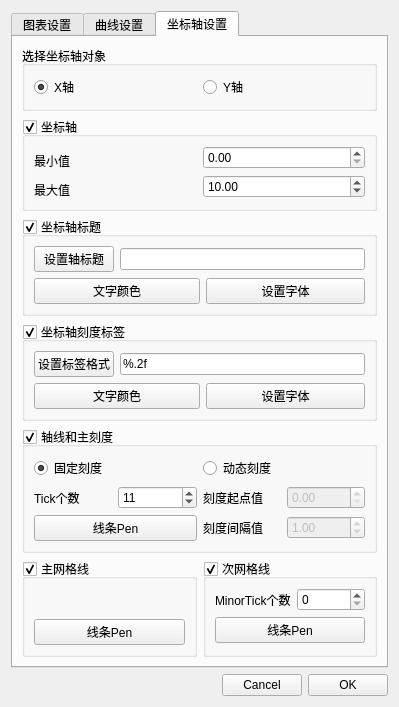
<?xml version="1.0" encoding="UTF-8"?>
<ui version="4.0">
 <class>Dialog</class>
 <widget class="QDialog" name="Dialog">
  <property name="geometry">
   <rect>
    <x>0</x>
    <y>0</y>
    <width>399</width>
    <height>634</height>
   </rect>
  </property>
  <property name="windowTitle">
   <string>Dialog</string>
  </property>
  <layout class="QVBoxLayout" name="verticalLayout">
   <item>
    <widget class="QTabWidget" name="tabWidget">
     <property name="currentIndex">
      <number>2</number>
     </property>
     <property name="usesScrollButtons">
      <bool>true</bool>
     </property>
     <widget class="QWidget" name="tab1_figure_option">
      <attribute name="title">
       <string>图表设置</string>
      </attribute>
      <layout class="QVBoxLayout" name="verticalLayout_3">
       <item>
        <widget class="QGroupBox" name="gBox_title">
         <property name="title">
          <string>标题</string>
         </property>
         <property name="checkable">
          <bool>true</bool>
         </property>
         <layout class="QGridLayout" name="gridLayout_3" columnstretch="1,1,1,1">
          <item row="0" column="0">
           <widget class="QPushButton" name="btn_title_name">
            <property name="text">
             <string>设置标题</string>
            </property>
           </widget>
          </item>
          <item row="0" column="1" colspan="3">
           <widget class="QLineEdit" name="ledit_title">
            <property name="text">
             <string>简单函数曲线</string>
            </property>
           </widget>
          </item>
          <item row="1" column="2" colspan="2">
           <widget class="QPushButton" name="btn_title_font">
            <property name="text">
             <string>文字字体</string>
            </property>
           </widget>
          </item>
          <item row="1" column="0" colspan="2">
           <widget class="QPushButton" name="btn_title_color">
            <property name="text">
             <string>文字颜色</string>
            </property>
           </widget>
          </item>
         </layout>
        </widget>
       </item>
       <item>
        <widget class="QGroupBox" name="gBox_legend">
         <property name="title">
          <string>图例</string>
         </property>
         <property name="checkable">
          <bool>true</bool>
         </property>
         <layout class="QGridLayout" name="gridLayout_2">
          <item row="1" column="1">
           <widget class="QRadioButton" name="tbtn_legend_right">
            <property name="text">
             <string>右方</string>
            </property>
           </widget>
          </item>
          <item row="1" column="0">
           <widget class="QRadioButton" name="rbtn_legend_left">
            <property name="text">
             <string>左方</string>
            </property>
           </widget>
          </item>
          <item row="0" column="0">
           <widget class="QRadioButton" name="rbtn_legend_top">
            <property name="text">
             <string>上方</string>
            </property>
            <property name="checked">
             <bool>true</bool>
            </property>
           </widget>
          </item>
          <item row="2" column="1">
           <widget class="QPushButton" name="btn_legend_font">
            <property name="text">
             <string>文字字体</string>
            </property>
           </widget>
          </item>
          <item row="0" column="1">
           <widget class="QRadioButton" name="rbtn_legend_bottom">
            <property name="text">
             <string>下方</string>
            </property>
           </widget>
          </item>
          <item row="2" column="0">
           <widget class="QPushButton" name="btn_legend_color">
            <property name="text">
             <string>文字颜色</string>
            </property>
           </widget>
          </item>
         </layout>
        </widget>
       </item>
       <item>
        <widget class="QGroupBox" name="gBox_theme_2">
         <property name="title">
          <string>主题</string>
         </property>
         <layout class="QGridLayout" name="gridLayout_5" columnstretch="1,3">
          <item row="0" column="0">
           <widget class="QLabel" name="label_animation_2">
            <property name="text">
             <string>动画</string>
            </property>
           </widget>
          </item>
          <item row="0" column="1">
           <widget class="QComboBox" name="cbox_animation_2">
            <item>
             <property name="text">
              <string>NoAnimation</string>
             </property>
            </item>
            <item>
             <property name="text">
              <string>GridAxisAnimations</string>
             </property>
            </item>
            <item>
             <property name="text">
              <string>SeriesAnimations</string>
             </property>
            </item>
            <item>
             <property name="text">
              <string>AllAnimations</string>
             </property>
            </item>
           </widget>
          </item>
          <item row="1" column="0">
           <widget class="QLabel" name="label_theme_2">
            <property name="text">
             <string>主题</string>
            </property>
           </widget>
          </item>
          <item row="1" column="1">
           <widget class="QComboBox" name="cbox_theme_2">
            <item>
             <property name="text">
              <string>Light</string>
             </property>
            </item>
            <item>
             <property name="text">
              <string>BlueCerulean</string>
             </property>
            </item>
            <item>
             <property name="text">
              <string>Dark</string>
             </property>
            </item>
            <item>
             <property name="text">
              <string>BrownSand</string>
             </property>
            </item>
            <item>
             <property name="text">
              <string>BlueNcs</string>
             </property>
            </item>
            <item>
             <property name="text">
              <string>HighContrast</string>
             </property>
            </item>
            <item>
             <property name="text">
              <string>BlueIcy</string>
             </property>
            </item>
            <item>
             <property name="text">
              <string>Qt</string>
             </property>
            </item>
           </widget>
          </item>
         </layout>
        </widget>
       </item>
      </layout>
     </widget>
     <widget class="QWidget" name="tab1_line_option">
      <attribute name="title">
       <string>曲线设置</string>
      </attribute>
      <layout class="QVBoxLayout" name="verticalLayout_2" stretch="5,2,4">
       <item>
        <widget class="QGroupBox" name="groupBox">
         <property name="title">
          <string>曲线属性设置</string>
         </property>
         <property name="checkable">
          <bool>true</bool>
         </property>
         <layout class="QGridLayout" name="gridLayout">
          <item row="0" column="1" colspan="2">
           <widget class="QComboBox" name="cbox_line_style"/>
          </item>
          <item row="2" column="0">
           <widget class="QLabel" name="label_3">
            <property name="text">
             <string>颜 色</string>
            </property>
           </widget>
          </item>
          <item row="2" column="2">
           <spacer name="horizontalSpacer_2">
            <property name="orientation">
             <enum>Qt::Horizontal</enum>
            </property>
            <property name="sizeHint" stdset="0">
             <size>
              <width>98</width>
              <height>20</height>
             </size>
            </property>
           </spacer>
          </item>
          <item row="1" column="0">
           <widget class="QLabel" name="label_2">
            <property name="text">
             <string>线 宽</string>
            </property>
           </widget>
          </item>
          <item row="2" column="1">
           <widget class="QPushButton" name="btn_line_color">
            <property name="autoFillBackground">
             <bool>true</bool>
            </property>
            <property name="text">
             <string/>
            </property>
            <property name="flat">
             <bool>false</bool>
            </property>
           </widget>
          </item>
          <item row="1" column="2">
           <spacer name="horizontalSpacer">
            <property name="orientation">
             <enum>Qt::Horizontal</enum>
            </property>
            <property name="sizeHint" stdset="0">
             <size>
              <width>56</width>
              <height>20</height>
             </size>
            </property>
           </spacer>
          </item>
          <item row="1" column="1">
           <widget class="QSpinBox" name="sbox_line_width">
            <property name="minimumSize">
             <size>
              <width>100</width>
              <height>0</height>
             </size>
            </property>
            <property name="minimum">
             <number>1</number>
            </property>
            <property name="maximum">
             <number>100</number>
            </property>
           </widget>
          </item>
          <item row="0" column="0">
           <widget class="QLabel" name="label">
            <property name="text">
             <string>线 型</string>
            </property>
           </widget>
          </item>
          <item row="3" column="0">
           <widget class="QLabel" name="label_alpha">
            <property name="text">
             <string>透明度</string>
            </property>
           </widget>
          </item>
          <item row="3" column="1" colspan="2">
           <widget class="QSlider" name="slider_alpha">
            <property name="value">
             <number>99</number>
            </property>
            <property name="orientation">
             <enum>Qt::Horizontal</enum>
            </property>
           </widget>
          </item>
         </layout>
        </widget>
       </item>
       <item>
        <widget class="QGroupBox" name="gBox_dot">
         <property name="title">
          <string>数据点</string>
         </property>
         <property name="checkable">
          <bool>true</bool>
         </property>
         <property name="checked">
          <bool>false</bool>
         </property>
         <layout class="QHBoxLayout" name="horizontalLayout_3">
          <item>
           <widget class="QLabel" name="lable_dot_size">
            <property name="text">
             <string>数据点大小</string>
            </property>
           </widget>
          </item>
          <item>
           <widget class="QDoubleSpinBox" name="dsbox_dot_size">
            <property name="singleStep">
             <double>0.500000000000000</double>
            </property>
            <property name="value">
             <double>5.000000000000000</double>
            </property>
           </widget>
          </item>
          <item>
           <widget class="QPushButton" name="btn_dot_color">
            <property name="text">
             <string>数据点颜色</string>
            </property>
           </widget>
          </item>
         </layout>
        </widget>
       </item>
       <item>
        <widget class="QGroupBox" name="gBox_tag">
         <property name="title">
          <string>数据点标签</string>
         </property>
         <property name="checkable">
          <bool>true</bool>
         </property>
         <property name="checked">
          <bool>false</bool>
         </property>
         <layout class="QGridLayout" name="gridLayout_6">
          <item row="0" column="0">
           <widget class="QPushButton" name="btn_tag_color">
            <property name="text">
             <string>标签颜色</string>
            </property>
           </widget>
          </item>
          <item row="0" column="1">
           <widget class="QPushButton" name="btn_tag_font">
            <property name="text">
             <string>标签字体</string>
            </property>
           </widget>
          </item>
          <item row="1" column="0" colspan="2">
           <widget class="QGroupBox" name="gBox_tag_type">
            <property name="title">
             <string>标签格式</string>
            </property>
            <layout class="QVBoxLayout" name="verticalLayout_4">
             <item>
              <widget class="QRadioButton" name="rbtn_tag_y">
               <property name="text">
                <string>@yPoint</string>
               </property>
               <property name="checked">
                <bool>true</bool>
               </property>
              </widget>
             </item>
             <item>
              <widget class="QRadioButton" name="rbtn_tag_xy">
               <property name="text">
                <string>@xyPoint</string>
               </property>
              </widget>
             </item>
            </layout>
           </widget>
          </item>
         </layout>
        </widget>
       </item>
      </layout>
     </widget>
     <widget class="QWidget" name="tab2_axis_option">
      <attribute name="title">
       <string>坐标轴设置</string>
      </attribute>
      <layout class="QGridLayout" name="gridLayout_11" columnstretch="1,1">
       <item row="0" column="0" colspan="2">
        <widget class="QGroupBox" name="gBox_slect_axis">
         <property name="title">
          <string>选择坐标轴对象</string>
         </property>
         <layout class="QHBoxLayout" name="horizontalLayout_4">
          <item>
           <widget class="QRadioButton" name="rbtn_axis_x">
            <property name="text">
             <string>X轴</string>
            </property>
            <property name="checked">
             <bool>true</bool>
            </property>
           </widget>
          </item>
          <item>
           <widget class="QRadioButton" name="rbtn_axis_y">
            <property name="text">
             <string>Y轴</string>
            </property>
           </widget>
          </item>
         </layout>
        </widget>
       </item>
       <item row="1" column="0" colspan="2">
        <widget class="QGroupBox" name="gBox_axis_viual">
         <property name="title">
          <string>坐标轴</string>
         </property>
         <property name="checkable">
          <bool>true</bool>
         </property>
         <layout class="QGridLayout" name="gridLayout_7">
          <item row="0" column="0" rowspan="2">
           <widget class="QLabel" name="label_axis_min">
            <property name="text">
             <string>最小值</string>
            </property>
           </widget>
          </item>
          <item row="2" column="0">
           <widget class="QLabel" name="label_axi_max">
            <property name="text">
             <string>最大值</string>
            </property>
           </widget>
          </item>
          <item row="1" column="1" rowspan="2">
           <widget class="QDoubleSpinBox" name="dsbox_axis_max">
            <property name="value">
             <double>10.000000000000000</double>
            </property>
           </widget>
          </item>
          <item row="0" column="1">
           <widget class="QDoubleSpinBox" name="dsbox_axis_min"/>
          </item>
         </layout>
        </widget>
       </item>
       <item row="2" column="0" colspan="2">
        <widget class="QGroupBox" name="gBox_axis_title">
         <property name="title">
          <string>坐标轴标题</string>
         </property>
         <property name="checkable">
          <bool>true</bool>
         </property>
         <layout class="QGridLayout" name="gridLayout_8" columnstretch="1,1,1,1">
          <item row="0" column="0">
           <widget class="QPushButton" name="btn_axis_title_name">
            <property name="text">
             <string>设置轴标题</string>
            </property>
           </widget>
          </item>
          <item row="1" column="0" colspan="2">
           <widget class="QPushButton" name="btn_axis_color">
            <property name="text">
             <string>文字颜色</string>
            </property>
           </widget>
          </item>
          <item row="1" column="2" colspan="2">
           <widget class="QPushButton" name="btn_axis_font">
            <property name="text">
             <string>设置字体</string>
            </property>
           </widget>
          </item>
          <item row="0" column="1" colspan="3">
           <widget class="QLineEdit" name="ledit_axis_title"/>
          </item>
         </layout>
        </widget>
       </item>
       <item row="3" column="0" colspan="2">
        <widget class="QGroupBox" name="gBox_axis_lable">
         <property name="title">
          <string>坐标轴刻度标签</string>
         </property>
         <property name="checkable">
          <bool>true</bool>
         </property>
         <layout class="QGridLayout" name="gridLayout_9" columnstretch="1,1,1,1">
          <item row="0" column="0">
           <widget class="QPushButton" name="btn_axis_lable">
            <property name="text">
             <string>设置标签格式</string>
            </property>
           </widget>
          </item>
          <item row="1" column="0" colspan="2">
           <widget class="QPushButton" name="btn_axis_lable_color">
            <property name="text">
             <string>文字颜色</string>
            </property>
           </widget>
          </item>
          <item row="1" column="2" colspan="2">
           <widget class="QPushButton" name="btn_axis_lable_font">
            <property name="text">
             <string>设置字体</string>
            </property>
           </widget>
          </item>
          <item row="0" column="1" colspan="3">
           <widget class="QLineEdit" name="ledit_axis_lable">
            <property name="text">
             <string>%.2f</string>
            </property>
           </widget>
          </item>
         </layout>
        </widget>
       </item>
       <item row="4" column="0" colspan="2">
        <widget class="QGroupBox" name="gBox_tick">
         <property name="title">
          <string>轴线和主刻度</string>
         </property>
         <property name="checkable">
          <bool>true</bool>
         </property>
         <layout class="QGridLayout" name="gridLayout_4">
          <item row="0" column="0" colspan="2">
           <widget class="QRadioButton" name="rbtn_fixed_tick">
            <property name="text">
             <string>固定刻度</string>
            </property>
            <property name="checked">
             <bool>true</bool>
            </property>
           </widget>
          </item>
          <item row="0" column="2">
           <widget class="QRadioButton" name="rbtn_dynamic_tick">
            <property name="text">
             <string>动态刻度</string>
            </property>
           </widget>
          </item>
          <item row="1" column="0">
           <widget class="QLabel" name="label_tick_num">
            <property name="text">
             <string>Tick个数</string>
            </property>
           </widget>
          </item>
          <item row="1" column="1">
           <widget class="QSpinBox" name="sbox_tick_num">
            <property name="value">
             <number>11</number>
            </property>
           </widget>
          </item>
          <item row="1" column="2">
           <widget class="QLabel" name="label_tick_begin">
            <property name="text">
             <string>刻度起点值</string>
            </property>
           </widget>
          </item>
          <item row="1" column="3">
           <widget class="QDoubleSpinBox" name="dsbox_tick_begin">
            <property name="enabled">
             <bool>false</bool>
            </property>
           </widget>
          </item>
          <item row="2" column="0" colspan="2">
           <widget class="QPushButton" name="btn_tick_pen">
            <property name="text">
             <string>线条Pen</string>
            </property>
           </widget>
          </item>
          <item row="2" column="2">
           <widget class="QLabel" name="label_tick_step">
            <property name="text">
             <string>刻度间隔值</string>
            </property>
           </widget>
          </item>
          <item row="2" column="3">
           <widget class="QDoubleSpinBox" name="dsbox_tick_step">
            <property name="enabled">
             <bool>false</bool>
            </property>
            <property name="value">
             <double>1.000000000000000</double>
            </property>
           </widget>
          </item>
         </layout>
        </widget>
       </item>
       <item row="5" column="0">
        <widget class="QGroupBox" name="gBox_main_grid">
         <property name="title">
          <string>主网格线</string>
         </property>
         <property name="checkable">
          <bool>true</bool>
         </property>
         <layout class="QVBoxLayout" name="verticalLayout_5">
          <item>
           <spacer name="verticalSpacer">
            <property name="orientation">
             <enum>Qt::Vertical</enum>
            </property>
            <property name="sizeHint" stdset="0">
             <size>
              <width>20</width>
              <height>40</height>
             </size>
            </property>
           </spacer>
          </item>
          <item>
           <widget class="QPushButton" name="btn_grid_pen">
            <property name="text">
             <string>线条Pen</string>
            </property>
           </widget>
          </item>
         </layout>
        </widget>
       </item>
       <item row="5" column="1">
        <widget class="QGroupBox" name="gBox_minor_grid">
         <property name="title">
          <string>次网格线</string>
         </property>
         <property name="checkable">
          <bool>true</bool>
         </property>
         <layout class="QGridLayout" name="gridLayout_10">
          <item row="0" column="0">
           <widget class="QLabel" name="lable_mgrid_num">
            <property name="text">
             <string>MinorTick个数</string>
            </property>
           </widget>
          </item>
          <item row="0" column="1">
           <widget class="QSpinBox" name="sbox_minor_tick_num"/>
          </item>
          <item row="1" column="0" colspan="2">
           <widget class="QPushButton" name="btn_mgrid_pen">
            <property name="text">
             <string>线条Pen</string>
            </property>
           </widget>
          </item>
         </layout>
        </widget>
       </item>
      </layout>
     </widget>
    </widget>
   </item>
   <item>
    <layout class="QHBoxLayout" name="horizontalLayout_2">
     <property name="spacing">
      <number>6</number>
     </property>
     <item>
      <spacer name="horizontalSpacer_3">
       <property name="orientation">
        <enum>Qt::Horizontal</enum>
       </property>
       <property name="sizeHint" stdset="0">
        <size>
         <width>40</width>
         <height>20</height>
        </size>
       </property>
      </spacer>
     </item>
     <item>
      <widget class="QPushButton" name="cancelButton">
       <property name="text">
        <string>Cancel</string>
       </property>
      </widget>
     </item>
     <item>
      <widget class="QPushButton" name="okButton">
       <property name="text">
        <string>OK</string>
       </property>
      </widget>
     </item>
    </layout>
   </item>
  </layout>
 </widget>
 <resources/>
 <connections>
  <connection>
   <sender>okButton</sender>
   <signal>clicked()</signal>
   <receiver>Dialog</receiver>
   <slot>accept()</slot>
   <hints>
    <hint type="sourcelabel">
     <x>351</x>
     <y>38</y>
    </hint>
    <hint type="destinationlabel">
     <x>233</x>
     <y>29</y>
    </hint>
   </hints>
  </connection>
  <connection>
   <sender>cancelButton</sender>
   <signal>clicked()</signal>
   <receiver>Dialog</receiver>
   <slot>reject()</slot>
   <hints>
    <hint type="sourcelabel">
     <x>330</x>
     <y>66</y>
    </hint>
    <hint type="destinationlabel">
     <x>197</x>
     <y>125</y>
    </hint>
   </hints>
  </connection>
 </connections>
</ui>
